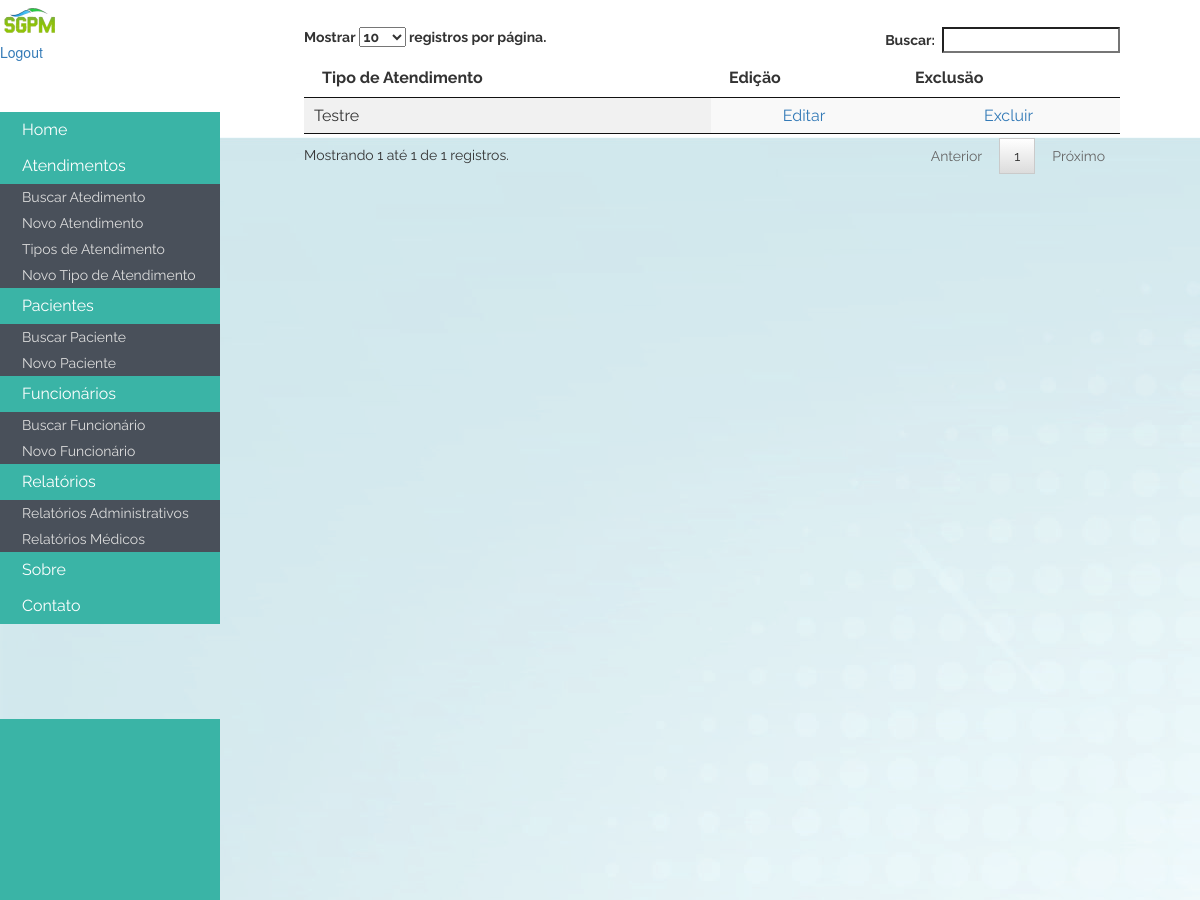
Page /consultarTipoAtendimento.php (upper part) on the earlier database version.
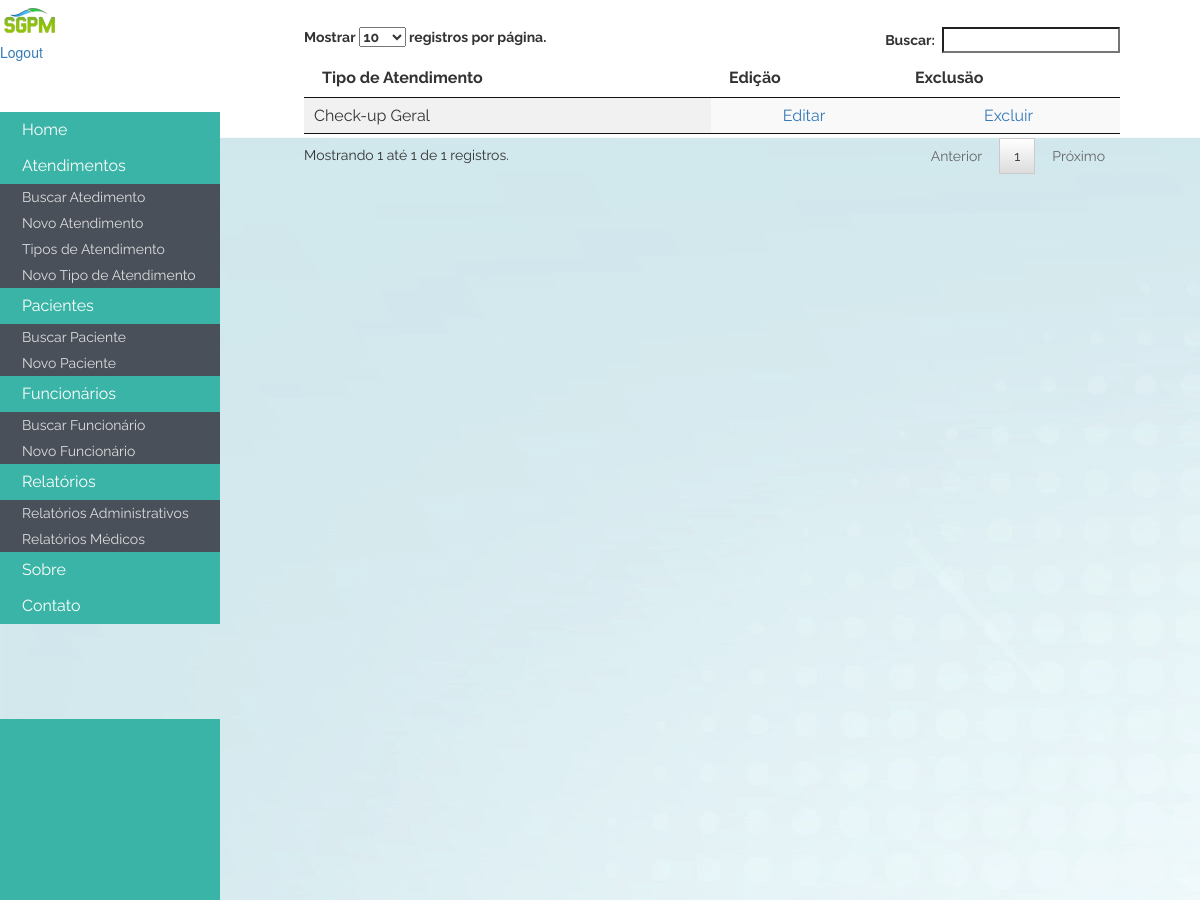
Same page on the later database version.
### tables this page shows
CREATE TABLE IF NOT EXISTS `tipo_atendimento` (
  `id_tipo_atendimento` int(3) NOT NULL AUTO_INCREMENT,
  `nome_tipo_atendimento` varchar(100) NOT NULL,
  `descricao` varchar(300) NOT NULL,
  `data_insercao` date NOT NULL,
  `data_desativacao` date DEFAULT NULL,
  `data_alteracao` date DEFAULT NULL,
  PRIMARY KEY (`id_tipo_atendimento`)
);

### consultarTipoAtendimento.php (the view, shortened to what this page needs)
<?php include ('includes/cabecalho.php')?>
<?php include ('includes/menu.php')?>
<div class="divTudoConsultarTipoAtendimento">
	<div id="tituloPagina">Buscar Tipo de Atendimento</div>
	<div id="formBuscaTipoAtendimento">
		<div class="content-dataTable"
			style="width: 80%; margin: 0 auto; margin-top: -70px; margin-right: 70px">
                <table id="pacientes" class="display" cellspacing="0"
				width="100%" content="text/html;charset=utf-8">
				<thead>
					<tr>
						<th>Tipo de Atendimento</th>
						<th>Edi&#231;&#228;o</th>
						<th>Exclus&#228;o</th>
					</tr>
				</thead>
				<tbody>
<?php
$con = mysqli_connect ( "localhost", "root", "", "sgpm" );
mysqli_set_charset ( $con, "utf8" );
$query = mysqli_query ( $con, "SELECT * FROM tipo_atendimento" );
while ( $linha = mysqli_fetch_array ( $query ) ) {
	?>
                            <tr>
						<td><?php echo $linha['nome_tipo_atendimento']; ?></td>
						<td><center>
								<a
									href="formTipoAtendimento.php?id=<?php echo $linha['id_tipo_atendimento']; ?>">Editar</a>
							</center></td>
						<td><center>
								<a
									href="excluirTipoAtendimento.php?id_tipo_atendimento_exclusao=<?php echo $linha['id_tipo_atendimento']; ?>">Excluir</a></td>
<?php }?>
						</tr>
				</tbody>
			</table>
		</div>
	</div>
</div>
<?php include ('includes/menuBack.php')?>
<?php include ('includes/rodape.php')?>

### includes/cabecalho.php (shortened to what this page needs)
<html>
<head>
<LINK href="css/bootstrap.css" rel="stylesheet" type="text/css">
<link rel="stylesheet" type="text/css" href="css/dataTables.css">
</head>
<body>
	<div class="cabecalho">
		<a href="home.php"> <img src="img/sgpm_logo2_fundoless_pequeno.png"
			class="logo">
		</a>
		<div class="wrapLogoutButton">
			<a class="logoutButton" href="logout.php">Logout</a>
		</div>
	</div>

### includes/menu.php (shortened to what this page needs)
<!doctype html>
<html lang='pt'>
<head>
<link rel="stylesheet" href="css/menu.css">
</head>
<body>
	<div id='cssmenu'>
		<ul>
			<li><a href='home.php'>Home</a></li>
			<li class='active'><a href='#'>Atendimentos</a>
				<ul>
					<li><a href='consultarAtendimento.php'>Buscar Atedimento</a></li>
					<li><a href='formAtendimento.php'>Novo Atendimento</a>
					<li><a href='consultarTipoAtendimento.php'>Tipos de Atendimento</a>
					<li><a href='formTipoAtendimento.php'>Novo Tipo de Atendimento</a>
				</ul></li>
			<li class='active'><a href='#'>Pacientes</a>
				<ul>
					<li><a href='consultarPaciente.php'>Buscar Paciente</a></li>
					<li><a href='formPaciente.php'>Novo Paciente</a>
				</ul></li>
			<li class='active'><a href='#'>Funcionários</a>
				<ul>
					<li><a href='consultarFuncionario.php'>Buscar Funcionário</a></li>
					<li><a href='formFuncionario.php'>Novo Funcionário</a></li>
				</ul></li>
			<li class='active'><a href='#'>Relatórios</a>
				<ul>
					<li><a href='#'>Relatórios Administrativos</a></li>
					<li><a href='#'>Relatórios Médicos</a></li>
				</ul></li>
			<li><a href='#'>Sobre</a></li>
			<li><a href="mailto:fhnelsis@outlook.com" target="_top">Contato</a></li>
		</ul>
	</div>
</body>
<html>

### includes/menuBack.php (shortened to what this page needs)
<LINK href="css/menuBack.css" rel="stylesheet" type="text/css">
<div id="menuBack">
    <div class="menuBack">
    </div>
</body>
</html>

### includes/rodape.php (shortened to what this page needs)
<LINK href="css/bootstrap.css" rel="stylesheet" type="text/css">
	</body>
	</html>

### css/dataTables.css (style rules this page uses)
table.dataTable { border-collapse: separate; border-spacing: 0; clear: both; margin: 0 auto; width: 100%; }
table.dataTable thead th,table.dataTable tfoot th { font-weight: bold; }
table.dataTable thead th,table.dataTable thead td { border-bottom: 1px solid #111; padding: 10px 18px; }
table.dataTable thead .sorting_asc,table.dataTable thead .sorting_desc,table.dataTable thead .sorting { cursor: hand; cursor: pointer; }
table.dataTable thead .sorting { background: url("../images/sort_both.png") no-repeat center right; }
table.dataTable thead .sorting_asc { background: url("../images/sort_asc.png") no-repeat center right; }
table.dataTable tbody tr { background-color: #fff; }
table.dataTable tbody th,table.dataTable tbody td { padding: 8px 10px; }
table.dataTable.row-border tbody th,table.dataTable.row-border tbody td,table.dataTable.display tbody th,table.dataTable.display tbody td { border-top: 1px solid #ddd; }
table.dataTable.row-border tbody tr:first-child th,table.dataTable.row-border tbody tr:first-child td,table.dataTable.display tbody tr:first-child th,table.dataTable.display tbody tr:first-child td { border-top: none; }
table.dataTable.stripe tbody tr.odd,table.dataTable.display tbody tr.odd { background-color: #f9f9f9; }
table.dataTable.order-column tbody tr>.sorting_1,table.dataTable.order-column tbody tr>.sorting_2,table.dataTable.order-column tbody tr>.sorting_3,table.dataTable.display tbody tr>.sorting_1,table.dataTable.display tbody tr>.sorting_2,table.dataTable.display tbody tr>.sorting_3 { background-color: #f9f9f9; }
table.dataTable.display tbody tr.odd>.sorting_1,table.dataTable.order-column.stripe tbody tr.odd>.sorting_1 { background-color: #f1f1f1; }
table.dataTable.no-footer { border-bottom: 1px solid #111; }
table.dataTable,table.dataTable th,table.dataTable td { box-sizing: content-box; moz-box-sizing: content-box; webkit-box-sizing: content-box; }

### css/menu.css (style rules this page uses)
#cssmenu, #cssmenu ul, #cssmenu ul li, #cssmenu ul li a { border: 0; box-sizing: border-box; display: block; line-height: 1; list-style: none; margin: 0; moz-box-sizing: border-box; padding: 0; position: relative; webkit-box-sizing: border-box; }
#cssmenu { color: #ffffff; font-family: Raleway, sans-serif; width: 220px; padding-top: 50px; }
#cssmenu ul ul { display: none; }
#cssmenu>ul>li.active>ul { display: block; }
#cssmenu>ul>li>a { background: #3ab4a6; color: #ffffff; cursor: pointer; font-size: 16px; o-transition: color .2s ease; padding: 10px 22px; text-decoration: none; transition: color .2s ease; webkit-transition: color .2s ease; z-index: 2; }
#cssmenu ul ul li a { background: #49505a; color: #dddddd; cursor: pointer; font-size: 14px; o-transition: color .2s ease; padding: 6px 22px; text-decoration: none; transition: color .2s ease; webkit-transition: color .2s ease; z-index: 2; }

### css/menuBack.css (style rules this page uses)
.menuBack { width: 220px; /width: 290px; position: relative; height: 173%; background-color: #3ab4a6; margin-top: -458px; left: 0px; }

Differences in the rows shown:
removed tipo_atendimento: nome_tipo_atendimento "Testre"
added tipo_atendimento: nome_tipo_atendimento "Check-up Geral"
